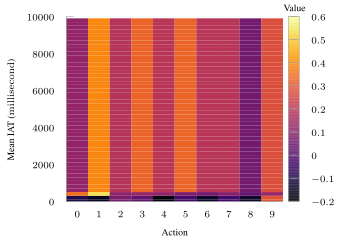

Recreate this plot in gnuplot.
set terminal tikz standalone color size 9cm,6cm font '\scriptsize' preamble '\usepackage{microtype} \usepackage{times} \usepackage[T1]{fontenc} \usepackage{siunitx}\sisetup{detect-all}' createstyle
set output "policy-4-tcp-f5-mean.tex"

#load "parula.pal"
load "inferno.pal"

set style line 102 lc rgb '#a0a0a0' lt 1 lw 1
#set style boxplot outliers pointtype 7
#set style data boxplot
set border ls 102
set colorbox border 102
set key textcolor rgb "black"
set tics textcolor rgb "black"
set label textcolor rgb "black"

set border 3
set grid y
set xtics nomirror
set xtics offset 1.5,0
set xtics (0, 1, 2, 3, 4, 5, 6, 7, 8, 9)
set ytics nomirror

set datafile separator ","

set xlabel "Action"
set ylabel "Mean IAT ($\\si{\milli\second}$)"
set label "Value" at graph 0.98,1.05

set yrange [0.0:10000.0]
set xrange [0.0:10.0]
#set key inside bottom right

#set lmargin at screen 0.05;
#set rmargin at screen 1.1;
#set bmargin at screen 0.1;
#set tmargin at screen 0.95;

#set log cb

xs(x) = x - .5
ys(y) = y * (10000.0 / 50.0)

plot '../results/tcp-action-f5-4-mean-p.csv' matrix u (xs($1)):(ys($2)):3 every ::1 with image pixels notitle

set out
